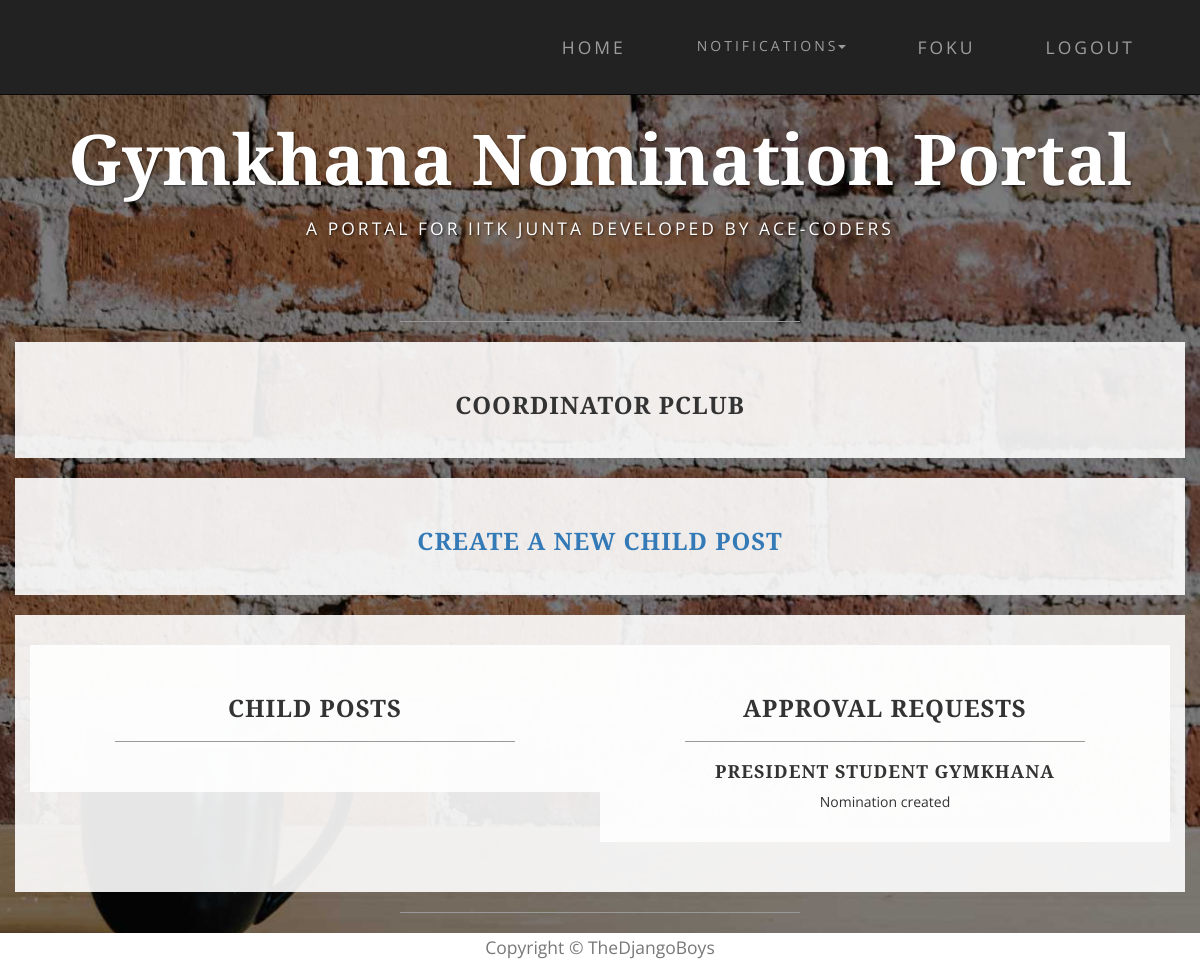
The page /nominations/post/13/ (signed in) on the database as committed earlier.
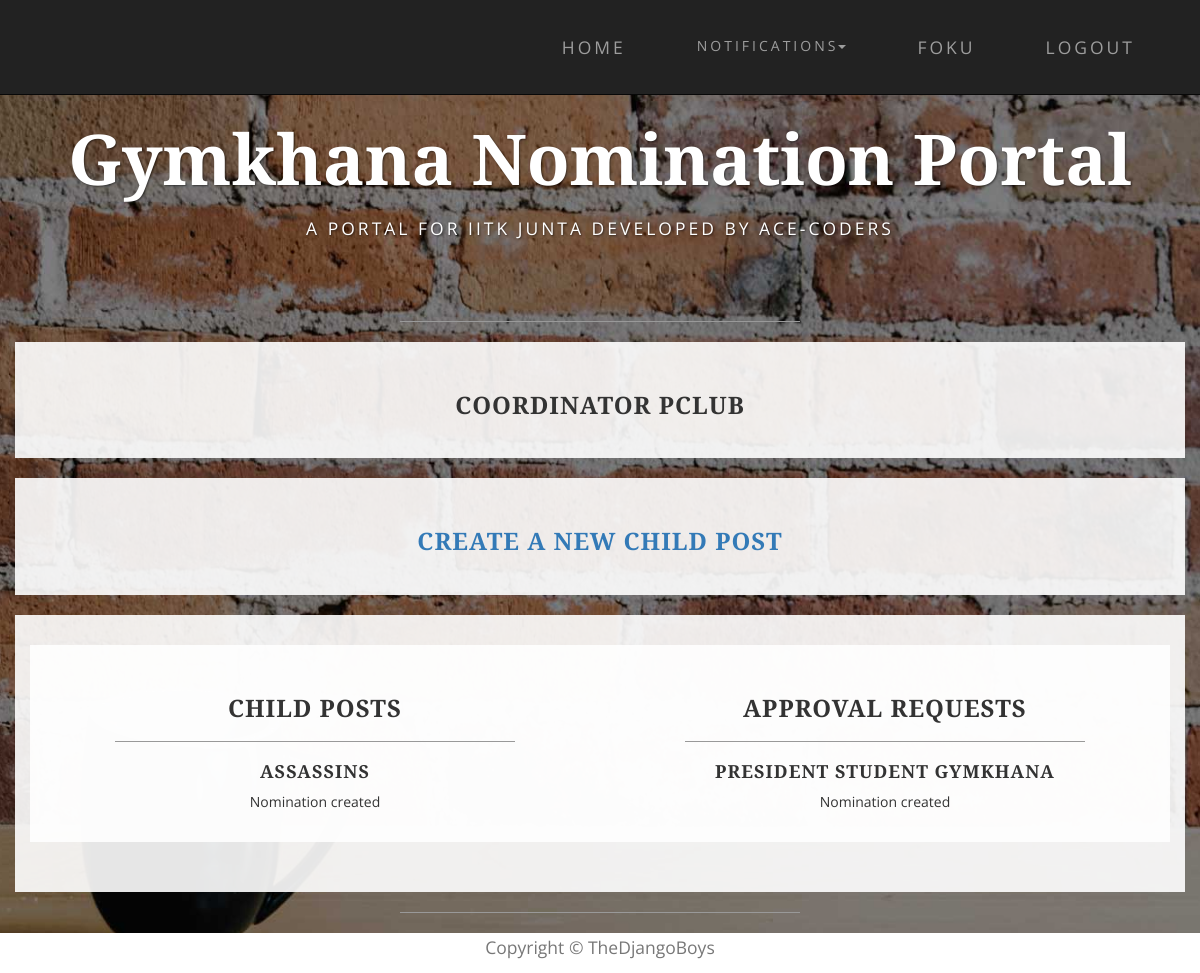
The same page on the database as committed later.
### nomi/models.py (models this page shows, shortened)
class Post(models.Model):
    STATUS = (
        ('Nomination created', 'Nomination created'),
        ('Nomination out', 'Nomination out'),
        ('Interview period', 'Interview period'),
        ('Assigned', 'Assigned'),
    )
    post_name = models.CharField(max_length=500, null=True)
    club = models.ForeignKey(Club, on_delete=models.CASCADE, null=True, blank=True)
    parent = models.ForeignKey('self', on_delete=models.CASCADE, null=True, blank=True)
    post_holders = models.ManyToManyField(User, blank=True)
    nomination = models.OneToOneField(Nomination, null=True, blank=True)
    approvals = models.ManyToManyField('self', blank=True)
    status = models.CharField(max_length=50, choices=STATUS, default='Nomination created')

### nomi/views.py (the view)
# urls.py: url(r'^post/(?P<pk>\d+)/$', views.post_view, name='post_view'),
@login_required
def post_view(request, pk):
    post = Post.objects.get(pk=pk)
    child_posts = Post.objects.filter(parent=post)
    approval_request=Post.objects.filter(approvals=post)
    return render(request, 'post.html', context={'post': post, 'child_posts': child_posts,'approval_request':approval_request})

### nomi/templates/post.html (shortened to what this page needs)
{% extends 'base.html' %}
{% load staticfiles %}
{% block content %}
        <div class="container box "}
                 <div class="row box ">
                    <h3 class="text-center">{{post.post_name}}</h3>
                </div>
        <div class="container box"}
                <div class="row box">
                    <h3 class="text-center"><a href="{% url 'post_create' post.pk %}">Create a new child post</a></h3>
                </div>
       <div class="container box">
               <div class="col-lg-6 box">
                   <h3 class="text-center">Child posts</h3>
                   <hr>
                    {% for post in child_posts %}
                   <div class="text-center">
                       <h4>{{ post.post_name }}</h4>
                       {{post.status}}
                   </div>
                    {% endfor %}
               </div>
                <div class="col-lg-6 box">
                    <h3 class="text-center">Approval requests</h3>
                    <hr>
                    {% for post in approval_request %}
                    <div class="text-center">
                        <h4>{{ post.post_name }}</h4>
                         {{post.status}}
                    </div>
                     {% endfor %}
               </div>
       </div>
    {% endblock %}

### nomi/templates/base.html (shortened to what this page needs)
<!DOCTYPE html>
<html lang="en">
{% load staticfiles %}
<head>
    <link href="{% static 'nomi/css/bootstrap.min.css' %}" rel="stylesheet">
    <link href="{% static 'nomi/css/business-casual.css' %}" rel="stylesheet">
</head>
<body>
 {% block navigation %}
    <nav id="mainNav" class="navbar navbar-inverse navbar-custom navbar-fixed-top">
        <div class="container">
            <div class="collapse navbar-collapse" id="bs-example-navbar-collapse-1">
                 <ul class="nav navbar-nav navbar-right">
                    <li><a href="{% url 'index' %}">Home</a></li>
                    {% if user.is_authenticated %}
                     <li class="dropdown">
                         <a class="btn btn-link dropdown-toggle" data-toggle="dropdown"type="button">Notifications<span class="caret"></span></a>
                     </li>
                     <li><a href="{% url 'profile' %}" >{{user.get_username}}</a></li>
                     <li><a href="{% url 'logout' %}?next={% url 'index' %}">Logout</a></li>
                    {% else %}
                        <li><a href="{% url 'login' %}?next={{request.path}}">Login</a></li>
                     {% endif %}
                 </ul>
            </div>
        </div>
    </nav>
 {% endblock %}
 {% block heading %}
    <div class="brand main">Gymkhana Nomination Portal</div>
    <div class="address-bar">A PORTAL FOR IITK JUNTA DEVELOPED BY ACE-CODERS</div>
    <br>
    <hr>
 {% endblock %}
    {% block content %}
    {% endblock %}
    <hr>
    <div class="col-lg-12 text-center " style="background:white;height:40px">
        <p class="text-muted">Copyright &copy; TheDjangoBoys</p>
    </div>
</body>

### nomi/static/nomi/css/business-casual.css (style rules this page uses)
body { font-family: "Open Sans","Helvetica Neue",Helvetica,Arial,sans-serif; background: url('../img/bg.jpg') no-repeat center center fixed; -webkit-background-size: cover; -moz-background-size: cover; background-size: cover; -o-background-size: cover; }
h1, h2, h3, h4, h5, h6 { text-transform: uppercase; font-family: "Josefin Slab","Helvetica Neue",Helvetica,Arial,sans-serif; font-weight: 700; letter-spacing: 1px; }
p { font-size: 1.25em; line-height: 1.6; color: #000; }
hr { max-width: 400px; border-color: #999999; }
.brand, .address-bar { display: none; }
.navbar-nav { text-transform: uppercase; font-weight: 400; letter-spacing: 3px; }
.box { margin-bottom: 20px; padding: 30px 15px; background: #fff; background: rgba(255,255,255,0.9); }
@media screen and (min-width:768px) { .brand { display: inherit; margin: 0; padding: 30px 0 10px; text-align: center; text-shadow: 1px 1px 2px rgba(0,0,0,0.5); font-family: "Josefin Slab","Helvetica Neue",Helvetica,Arial,sans-serif; font-size: 5em; font-weight: 700; line-height: normal; color: #fff; } }
@media screen and (min-width:768px) { .address-bar { display: inherit; margin: 0; padding: 0 0 40px; text-align: center; text-shadow: 1px 1px 2px rgba(0,0,0,0.5); text-transform: uppercase; font-size: 1.25em; font-weight: 400; letter-spacing: 3px; color: #fff; } }
@media screen and (min-width:768px) { .navbar { border-radius: 0; } }
@media screen and (min-width:768px) { .navbar { min-height: 0; } }
@media screen and (min-width:768px) { .nav>li>a { padding: 35px; } }
@media screen and (min-width:768px) { .navbar-nav>li>a { line-height: normal; } }
@media screen and (min-width:768px) { .navbar-nav { display: table; float: none; margin: 0 auto; table-layout: fixed; font-size: 1.25em; } }
@media screen and (min-width:1200px) { .box:after { content: ''; display: table; clear: both; } }

Rows that differ between the two databases and show on the page:
added Post: post_name "ASSASSINS", status "Nomination created", shown under "CHILD POSTS"
